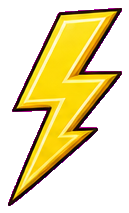
#> input picture docs/evidence/R18/proj_lightning_before.png, 129 x 213 px
$ python build_r18_art_assets.py
#> lines starting #> are read from the running program, lines starting #| are printed output that depends on the picture; after the words box and inside, x2 and y2 are one past the last pixel; in counts of white or black regions, pixels touching at a corner belong together
from __future__ import annotations

import json
from pathlib import Path

import numpy as np
from PIL import Image, ImageDraw, ImageFilter


ROOT = Path(__file__).resolve().parents[1]
SPRITE_DIR = ROOT / "assets" / "sprites"
DECOR_DIR = ROOT / "assets" / "art" / "decor"
EVIDENCE_DIR = ROOT / "docs" / "evidence" / "R18"
SCALE = 4


LIGHTNING_WEAPON_COLORS = {
    "arc_chain": (0.46, 0.94, 1.0, 1.0),
    "rail_lance": (0.56, 0.96, 1.0, 1.0),
    "echo_hymn": (0.52, 0.96, 1.0, 1.0),
}

FARM_COMPARE_PAIRS = [
    ("void_bush_ghost", "farm_bush"),
    ("void_debris_01", "farm_wood_stack"),
    ("void_rock_01", "farm_rock"),
    ("void_rock_02", "farm_stone_stack"),
    ("void_stump", "farm_stump"),
    ("ember_ash_bush", "farm_bush"),
    ("ember_rock_01", "farm_rock"),
    ("ember_rock_02", "farm_stone_stack"),
    ("ember_ruin_barn", "farm_ruined_barn"),
]


def _s(value: float) -> int:
    return int(round(value * SCALE))


def _xy(points: list[tuple[float, float]]) -> list[tuple[int, int]]:
    return [(_s(x), _s(y)) for x, y in points]


def _box(box: tuple[float, float, float, float]) -> tuple[int, int, int, int]:
    return tuple(_s(v) for v in box)


def _new(size: tuple[int, int]) -> Image.Image:
    return Image.new("RGBA", (size[0] * SCALE, size[1] * SCALE), (0, 0, 0, 0))


def _downsample(img: Image.Image, size: tuple[int, int]) -> Image.Image:
    return img.resize(size, Image.Resampling.LANCZOS)


# [6 lines left out: function _shadow, not called in this run]


def _glow(base: Image.Image, box: tuple[float, float, float, float], color: tuple[int, int, int, int], blur: float = 3.0) -> None:
    layer = _new((base.width // SCALE, base.height // SCALE))
    d = ImageDraw.Draw(layer, "RGBA")
    d.ellipse(_box(box), fill=color)
    layer = layer.filter(ImageFilter.GaussianBlur(_s(blur)))
    base.alpha_composite(layer)


# [4 lines left out: function _poly, not called in this run]


def _line(d: ImageDraw.ImageDraw, points: list[tuple[float, float]], fill: tuple[int, int, int, int], width: float = 1.0) -> None:
    d.line(_xy(points), fill=fill, width=max(1, _s(width)), joint="curve")


def _ellipse(d: ImageDraw.ImageDraw, box: tuple[float, float, float, float], fill: tuple[int, int, int, int], outline: tuple[int, int, int, int] | None = None, width: float = 1.0) -> None:
    d.ellipse(_box(box), fill=fill, outline=outline, width=max(1, _s(width)))


def _rect(d: ImageDraw.ImageDraw, box: tuple[float, float, float, float], fill: tuple[int, int, int, int], outline: tuple[int, int, int, int] | None = None, width: float = 1.0) -> None:
    d.rectangle(_box(box), fill=fill, outline=outline, width=max(1, _s(width)))


def _save(path: Path, img: Image.Image) -> None:
    path.parent.mkdir(parents=True, exist_ok=True)
    img.save(path, optimize=True)


def neutral_lightning() -> None:
    source = EVIDENCE_DIR / "proj_lightning_before.png"
    if not source.exists():
        source = SPRITE_DIR / "proj_lightning.png"
        EVIDENCE_DIR.mkdir(parents=True, exist_ok=True)
        Image.open(source).save(EVIDENCE_DIR / "proj_lightning_before.png", optimize=True)

    original = Image.open(source).convert("RGBA")
#> original is the input picture: PIL image 129x213 RGBA; mean R, G, B, A 78.7, 64.9, 14.1, 98.1
    arr = np.asarray(original, dtype=np.float32)
    rgb = arr[..., :3]
    alpha = arr[..., 3]
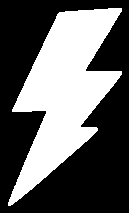
#> alpha: shape (213, 129) float32; 38.5% white; 1 white region, box (x1, y1, x2, y2) and area: (8, 8, 122, 206) 10570
    luma = (rgb[..., 0] * 0.299 + rgb[..., 1] * 0.587 + rgb[..., 2] * 0.114) / 255.0
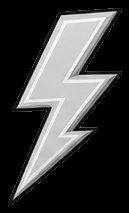
#> luma: shape (213, 129) float32; min 0, max 0.981, mean 0.248
    edge = np.clip(alpha / 255.0, 0.0, 1.0)
    neutral = np.clip(138.0 + luma * 108.0 + edge * 20.0, 0.0, 255.0)
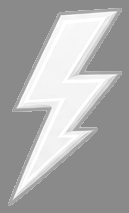
#> neutral: shape (213, 129) float32; min 138, max 255, mean 172.3
    out = np.zeros_like(arr)
    out[..., 0] = neutral
    out[..., 1] = neutral
    out[..., 2] = neutral
    out[..., 3] = alpha
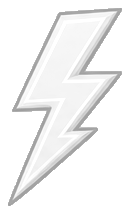
#> out: shape (213, 129, 4) float32; mean of channels 0, 1, 2, 3 172.3, 172.3, 172.3, 98.1; transparent parts drawn white
    result = Image.fromarray(np.clip(out, 0, 255).astype(np.uint8), "RGBA")
    _save(SPRITE_DIR / "proj_lightning.png", result)
    _save(EVIDENCE_DIR / "proj_lightning_after.png", result)
    _save(EVIDENCE_DIR / "proj_lightning_before_after.png", _lightning_before_after(original, result))
    _save(EVIDENCE_DIR / "lightning_weapon_cyan_samples.png", _weapon_lightning_samples(result))


def _lightning_before_after(before: Image.Image, after: Image.Image) -> Image.Image:
    w, h = before.size
#> w = 129; h = 213
    pad = 22
    label_h = 28
    sheet = Image.new("RGBA", (w * 2 + pad * 3, h + pad * 2 + label_h), (14, 18, 24, 255))
    d = ImageDraw.Draw(sheet)
    sheet.alpha_composite(before, (pad, pad + label_h))
    sheet.alpha_composite(after, (w + pad * 2, pad + label_h))
#> in _save (call 3), `img.save(path, optimize=True)`:
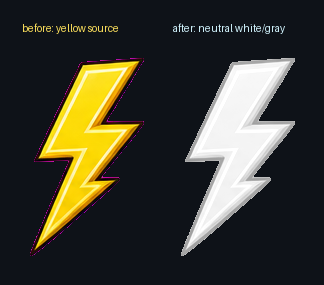
#> saved as proj_lightning_before_after.png: PIL image 324x285 RGBA; mean R, G, B, A 61.3, 60.2, 49.5, 255
    d.text((pad, pad), "before: yellow source", fill=(255, 226, 92, 255))
    d.text((w + pad * 2, pad), "after: neutral white/gray", fill=(210, 245, 255, 255))
    return sheet


def _modulate_texture(texture: Image.Image, color: tuple[float, float, float, float]) -> Image.Image:
    arr = np.asarray(texture.convert("RGBA"), dtype=np.float32)
    for channel in range(3):
        arr[..., channel] *= color[channel]
    arr[..., 3] *= color[3]
    return Image.fromarray(np.clip(arr, 0, 255).astype(np.uint8), "RGBA")


def _weapon_lightning_samples(texture: Image.Image) -> Image.Image:
    thumb = texture.resize((58, 96), Image.Resampling.LANCZOS)
    w, h = 250, 138
    sheet = Image.new("RGBA", (w * 3, h), (8, 13, 22, 255))
#> sheet: PIL image 750x138 RGBA
    d = ImageDraw.Draw(sheet)
    for index, (weapon_id, color) in enumerate(LIGHTNING_WEAPON_COLORS.items()):
        x = index * w
        _glow(sheet, (x + 42, 18, x + 208, 115), (40, 230, 255, 48), blur=6.0)
        sample = _modulate_texture(thumb, color)
        sheet.alpha_composite(sample, (x + 96, 22))
        d.text((x + 16, 10), weapon_id, fill=(225, 245, 255, 255))
        d.text((x + 16, 112), "cyan RGB %.2f %.2f %.2f" % color[:3], fill=(130, 238, 255, 255))
#> this loop made 3 passes
#> pass 1, in _glow, `layer = layer.filter(ImageFilter.GaussianBlur(_s(blur)))`:
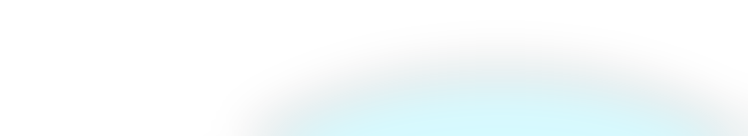
#> layer: PIL image 748x136 RGBA; mean R, G, B, A 8.7, 50, 55.4, 10.4; transparent parts drawn white
#> after the loop:
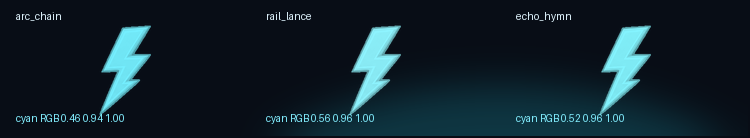
#> sheet: PIL image 750x138 RGBA; mean R, G, B, A 17, 33.6, 43.1, 255
    return sheet


# [239 lines left out: functions make_void_bush_ghost, make_void_debris_01, make_void_rock_01, make_void_rock_02, make_void_stump, make_ember_ash_bush and 3 more, not called in this run]


DECOR_BUILDERS = {
    "void_bush_ghost": make_void_bush_ghost,
    "void_debris_01": make_void_debris_01,
    "void_rock_01": make_void_rock_01,
    "void_rock_02": make_void_rock_02,
    "void_stump": make_void_stump,
    "ember_ash_bush": make_ember_ash_bush,
    "ember_rock_01": make_ember_rock_01,
    "ember_rock_02": make_ember_rock_02,
    "ember_ruin_barn": make_ember_ruin_barn,
}


def build_decor() -> None:
    for name, builder in DECOR_BUILDERS.items():
#> (the run stopped early here; a loop or call above may not have finished)
